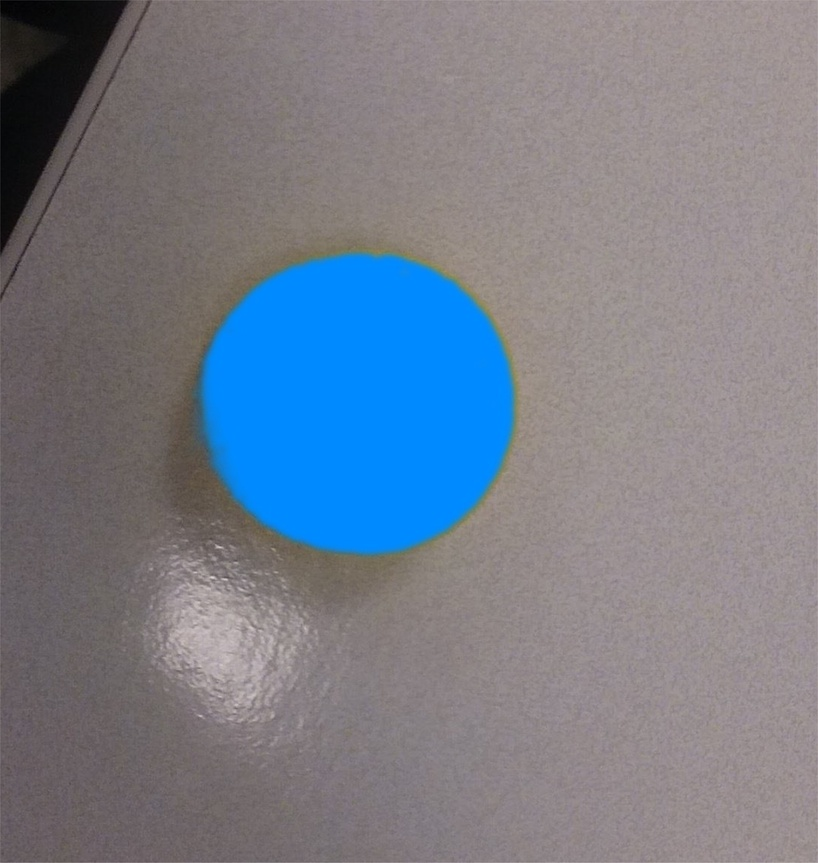
#> input picture main/tests/images/circle.jpg, 818 x 863 px, shrunk from 5470 x 5775 before the run
$ python -i objects_detection.py   (imports and definitions only)
#> lines starting #> are read from the running program, lines starting #| are printed output that depends on the picture; after the words box and inside, x2 and y2 are one past the last pixel; in counts of white or black regions, pixels touching at a corner belong together
### main/contour_detection.py
import cv2
import numpy as np
from enums import Color
'''
color - tuple(lower_bound, upper_bound), where lower_bound and upper_bound are tuples representing HSV color space
Hue is value from [0,180], not [0,360]
frame - images tu analyze
'''


def detect_contours(color, frame):
    hsv = cv2.cvtColor(frame, cv2.COLOR_BGR2HSV)

    color_bound = color_bounds(color)
    if color_bound[0] > color_bound[1]:
        mask1 = cv2.inRange(hsv, color_bound[0], maximum_bound())
        mask2 = cv2.inRange(hsv, minimum_bound(), color_bound[1])
        mask = cv2.bitwise_or(mask1, mask2)
    else:
        mask = cv2.inRange(hsv, color_bound[0], color_bound[1])
    mask = cv2.erode(mask, None, iterations=2)
    mask = cv2.dilate(mask, None, iterations=2)

    cnts, _ = cv2.findContours(mask.copy(), cv2.RETR_EXTERNAL, cv2.CHAIN_APPROX_SIMPLE)

    result_contours = []
    for single_contour in cnts:
        e = cv2.arcLength(single_contour, True)
        contour_area = cv2.contourArea(single_contour)
        if contour_area > 500:
            result_contour = cv2.approxPolyDP(single_contour, e * 0.02, closed=True)
            result_contours.append(result_contour)

    return result_contours


def convert_numpy_array_for_shape_detection(numpy_shape):
    result = []
    if numpy_shape is not None:
        number_of_vertexes = numpy_shape.shape[0]
        for i in range(0, number_of_vertexes):
            x = numpy_shape[i][0][0]
            y = numpy_shape[i][0][1]
            result.append([x, y])
        return np.array(result)


def minimum_bound():
    return 0, 86, 6


def maximum_bound():
    return 179, 255, 255


def color_bounds(color_id):
    lower_s = 100
    upper_s = 255
    lower_v = 50
    upper_v = 255

    bounds = {
        Color.RED: ((144, lower_s, lower_v), (7, upper_s, upper_v)),
        Color.YELLOW: ((20, lower_s, lower_v), (35, upper_s, upper_v)),
        Color.GREEN: ((36, lower_s, lower_v), (75, upper_s, upper_v)),
        Color.BLUE: ((76, lower_s, lower_v), (130, upper_s, upper_v)),
        Color.VIOLET: ((131, lower_s, lower_v), (143, upper_s, upper_v)),
    }

    return bounds[color_id]

'''
def color_bounds(color_id):
    lower_s = 86
    upper_s = 255
    lower_v = 6
    upper_v = 255

    bounds = {
        Color.RED: ((172, lower_s, lower_v), (7, upper_s, upper_v)),
        Color.ORANGE: ((11, lower_s, lower_v), (25, upper_s, upper_v)),
        Color.YELLOW: ((28, lower_s, lower_v), (30, upper_s, upper_v)),
        Color.GREEN: ((33, lower_s, lower_v), (82.5, upper_s, upper_v)),
        Color.BLUE: ((85, lower_s, lower_v), (138, upper_s, upper_v)),
        Color.VIOLET: ((142.5, lower_s, lower_v), (171, upper_s, upper_v)),
    }
    return bounds[color_id]
'''

### main/shape_detection.py
from rdp import rdp
import numpy as np
import cv2
from enums import Shape


eps = 20.0


def _align_points(points):
    if points.shape[0] > 0 and points.shape[1] == 2:
        x = points[0][0]
        y = points[0][1]
        for point in points :
            if point[0] < x:
                x = point[0]
            if point[1] < y:
                y = point[1]
        for i in range(len(points)):
            points[i][0] -= x
            points[i][1] -= y
        return points
    else:
        raise ValueError('Array must have [Nx2] shape')


def _rdp_reduction(points):
    scale = points[0][0]
    for point in points:
        if point[0] > scale:
            scale = point[0]
        if point[1] > scale:
            scale = point[1]
    reduced = rdp(points, scale / eps)
    if reduced.shape[0] == 2 and np.array_equal(reduced[0], reduced[1]):
        return np.array([reduced[0]])
    else:
        return reduced


# [24 lines left out: functions _angle_between, _angles, _edges, not called in this run]


def detect_shape(points):
    points = _rdp_reduction(_align_points(points))
    epsilon = points[0][0]
    for point in points:
        if point[0] > epsilon:
            epsilon = point[0]
        if point[1] > epsilon:
            epsilon = point[1]
    epsilon = epsilon / eps
    angular_epsilon = np.pi / (eps / 2.0)
    if len(points) == 1:
        return Shape.POINT
    elif len(points) == 2:
        return Shape.LINE
    elif len(points) == 3:
        angles = _angles(points)
        if abs(angles[0] - angles[1]) < angular_epsilon:
            if abs(angles[0] - angles[2]) < angular_epsilon:
                return Shape.EQUILATERAL_TRIANGLE
            else:
                return Shape.ISOSCELES_TRIANGLE
        else:
            return Shape.TRIANGLE
    elif len(points) == 4:
        angles = _angles(points)
        edges = _edges(points)
        if abs(angles[0] - np.deg2rad(90)) < angular_epsilon and abs(
                        angles[1] - np.deg2rad(90)) < angular_epsilon and abs(
                        angles[2] - np.deg2rad(90)) < angular_epsilon and abs(
                        angles[3] - np.deg2rad(90)) < angular_epsilon:
            if abs(edges[0] - edges[1]) < epsilon and abs(edges[0] - edges[2]) < epsilon and abs(
                            edges[0] - edges[3]) < epsilon:
                return Shape.SQUARE
            else:
                return Shape.RECTANGLE
        elif abs(angles[0] - angles[2]) < angular_epsilon and abs(angles[1] - angles[3]) < angular_epsilon:
            if abs(edges[0] - edges[1]) < epsilon and abs(edges[0] - edges[2]) < epsilon and abs(
                            edges[0] - edges[3]) < epsilon:
                return Shape.RHOMBUS
            else:
                return Shape.PARALLELOGRAM
        elif abs(angles[0] + angles[1] - np.pi) < angular_epsilon or abs(
                angles[1] + angles[2] - np.pi) < angular_epsilon or abs(
                angles[2] + angles[3] - np.pi) < angular_epsilon or abs(
                angles[3] + angles[0] - np.pi) < angular_epsilon:
            return Shape.TRAPEZIUM
        elif (abs(edges[0] - edges[1]) < epsilon and abs(edges[2] - edges[3]) < epsilon) or (abs(
                    edges[1] - edges[2]) < epsilon and abs(edges[3] - edges[0]) < epsilon):
            return Shape.KITE
        else:
            return Shape.QUADRILATERAL
    elif len(points) == 5:
        return Shape.PENTAGON
    elif len(points) == 6:
        return Shape.HEXAGON
    elif len(points) == 7:
        return Shape.HEPTAGON
    elif len(points) >= 8:
        int_points = []
        for point in points:
            int_points.append([int(point[0]), int(point[1])])
        ellipse = cv2.fitEllipse(np.array(int_points))
        fit = 0
        for point in points:
            pos_x = (point[0] - ellipse[0][0]) * np.cos(-ellipse[2]) - (point[1] - ellipse[0][1]) * np.sin(-ellipse[2])
            pos_y = (point[0] - ellipse[0][0]) * np.sin(-ellipse[2]) - (point[1] - ellipse[0][1]) * np.cos(-ellipse[2])
            fit += abs((pos_x/ellipse[1][0])*(pos_x/ellipse[1][0]) + (pos_y/ellipse[1][1])*(pos_y/ellipse[1][1]) - 0.25)
        fit /= len(points)
        if float(fit) < epsilon:
            if abs(ellipse[1][0] - ellipse[1][1]) < epsilon * 2:
                return Shape.CIRCLE
            else:
                return Shape.ELLIPSE
        else:
            return Shape.POLYGON
    else:
        return Shape.INVALID

### main/objects_detection.py
import cv2
import numpy as np
import contour_detection as cd
import shape_detection as sd
from enums import Color
from object import Shape


class ObjectDetector:

    def __init__(self, detected_contours=[]):
        self.detected_contours = detected_contours

    def detect_objects(self, frame, auto_contour_clear=True):
        detected_objects = []

        if frame is not None:
            frame_copy = self._prepare_image_for_detection(frame.copy())
            for main_color in Color:
                contours_list = cd.detect_contours(main_color, frame_copy)
                if contours_list is []:
                    continue

                hull_contours_list = []
                for single_contour in contours_list:
                    hull_contours_list.append(cv2.convexHull(single_contour))

                for single_contour in hull_contours_list:
                    self.detected_contours.append((main_color, single_contour))
                    detected_objects.append(self._calculate_object_from_contour(main_color, single_contour, frame_copy))
            if auto_contour_clear:
                self.clear_contours()

        return detected_objects

    def clear_contours(self):
        self.detected_contours = []

    def _calculate_object_from_contour(self, color, contour, frame):

        main_shape = sd.detect_shape(cd.convert_numpy_array_for_shape_detection(contour))
        mask = np.zeros(frame.shape, np.uint8)
        cv2.fillPoly(mask, [contour], (255, 255, 255))
        mask = cv2.bitwise_and(mask, frame)
        symbols_list = self._find_symbols_in_range(color, mask)

        return Shape(main_shape, -1, -1, color, symbols_list)

    # [16 lines left out: function _find_symbols_in_range, not called in this run]

    def _prepare_image_for_detection(self, im):
        if self._percentage_of_bright_pixels(im) < 0.4:
            im = self._adjust_gamma(im, 2.0)
        im = self._remove_background(im)
        return self._k_means(im, 12)

    def _remove_background(self, im):
        '''remove light gray and white color'''
        im = cv2.cvtColor(im, cv2.COLOR_BGR2HLS)
        mask = cv2.inRange(im, (0, 140, 0), (179, 255, 255))
        mask = cv2.bitwise_not(mask)
        im = cv2.bitwise_and(im, im, mask=mask)
        return cv2.cvtColor(im, cv2.COLOR_HLS2BGR)

    def _adjust_gamma(self, image, gamma=1.0):
        '''change brightness'''
        # build a lookup table mapping the pixel values [0, 255] to
        # their adjusted gamma values
        inv_gamma = 1.0 / gamma
        table = np.array([((i / 255.0) ** inv_gamma) * 255
                          for i in np.arange(0, 256)]).astype("uint8")

        # apply gamma correction using the lookup table
        return cv2.LUT(image, table)

    def _k_means(self, im, k):
        '''color quantization'''
        img = im.reshape((-1, 3))
        img = np.float32(img)

        criteria = (cv2.TERM_CRITERIA_EPS + cv2.TERM_CRITERIA_MAX_ITER, 10, 1.0)
        ret, label, center = cv2.kmeans(img, k, criteria, 10, cv2.KMEANS_RANDOM_CENTERS)

        center = np.uint8(center)
        res = center[label.flatten()]
        res = res.reshape(im.shape)
        return res

    def _percentage_of_bright_pixels(self, im):
        gray = cv2.cvtColor(im, cv2.COLOR_BGR2HLS)
        gray = cv2.inRange(gray, (0, 160, 0), (179, 255, 255))
        number_of_pixels = gray.shape[0] * gray.shape[1]
        bright_pixels = cv2.countNonZero(gray)
        return float(bright_pixels) / float(number_of_pixels)

>>> import cv2
>>> picture = cv2.imread('tests/images/circle.jpg')
#> picture is the input picture: shape (863, 818, 3); mean B, G, R 137.4, 125.4, 119.1
>>> result = ObjectDetector().detect_objects(picture)
#> in _percentage_of_bright_pixels, `gray = cv2.inRange(gray, (0, 160, 0), (179, 255, 255))`:
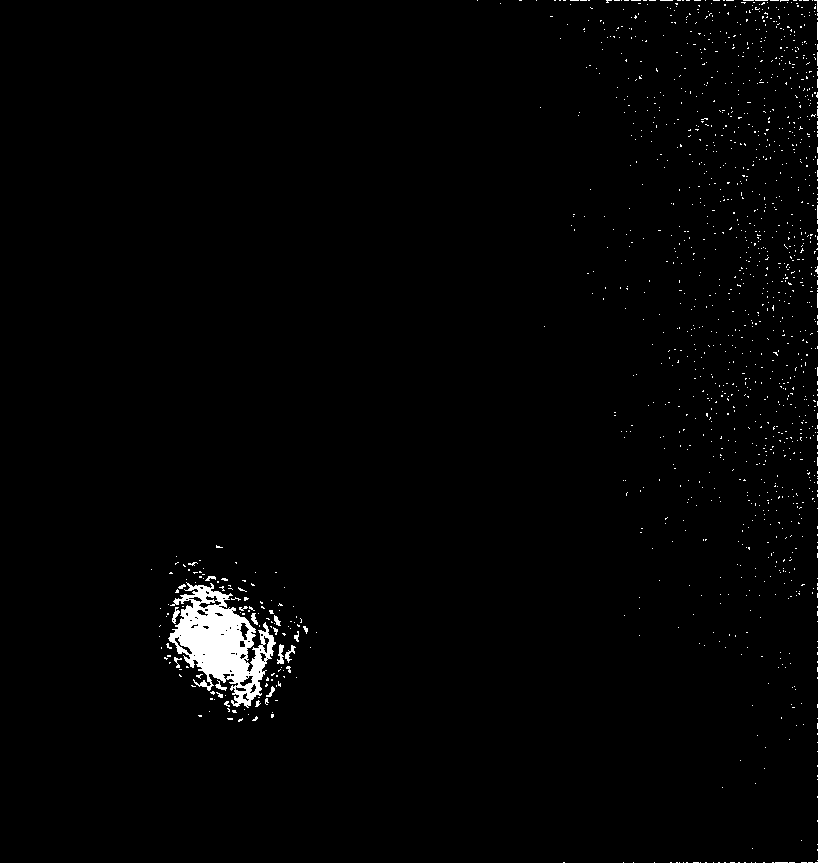
#> gray: shape (863, 818); 1.4% white; 1409 white regions (1390 under 20 px), largest, box (x1, y1, x2, y2) and area: (168, 582, 276, 708) 6187, (277, 644, 284, 664) 85, (285, 645, 296, 663) 70
#> in _percentage_of_bright_pixels, `bright_pixels = cv2.countNonZero(gray)`: bright_pixels = 10009
#> in _adjust_gamma, `inv_gamma = 1.0 / gamma`: inv_gamma = 0.5
#> in _adjust_gamma, `table = np.array([((i / 255.0) ** inv_gamma) * 255 for i in np.arange(..`: table = 256 values from 0 to 255
#> in _adjust_gamma, `return cv2.LUT(image, table)`:
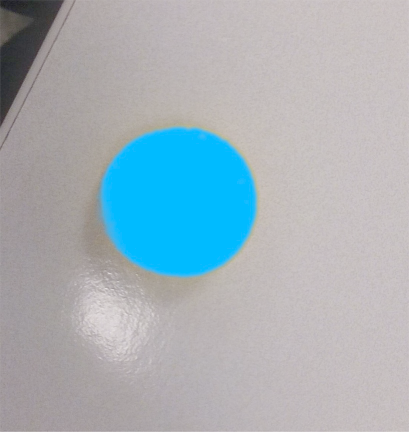
#> returned value: shape (863, 818, 3) (shown at 1/2 size); mean of channels 0, 1, 2 183.7, 176.8, 163.4; drawn as B, G, R
#> in _remove_background, `mask = cv2.inRange(im, (0, 140, 0), (179, 255, 255))`:
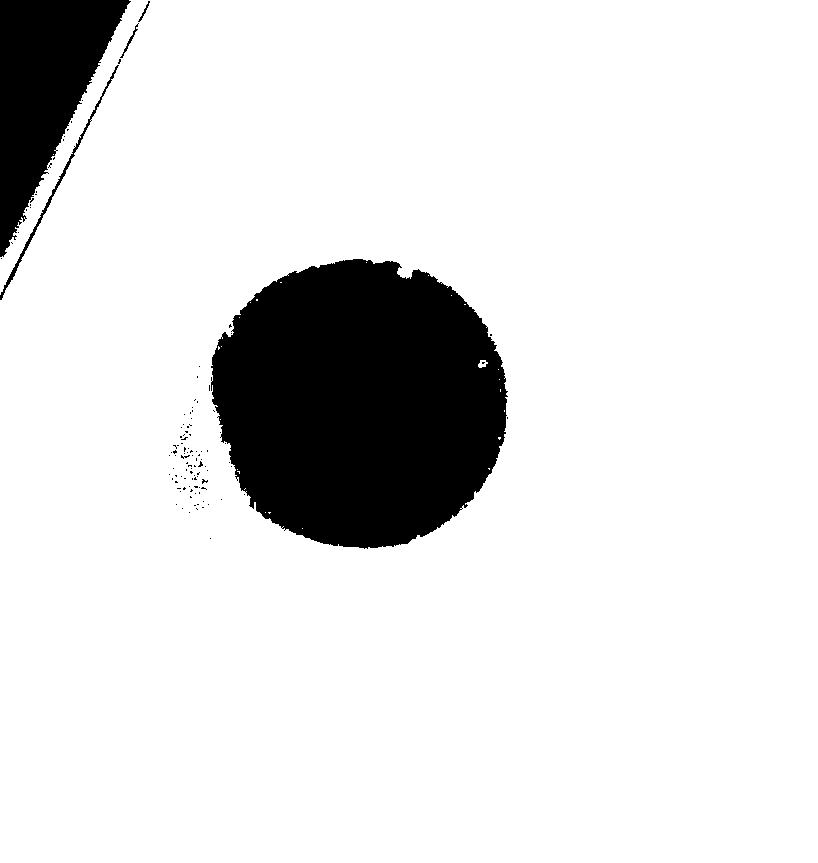
#> mask: shape (863, 818); 87.9% white; 115 black regions (110 under 20 px), largest, box (x1, y1, x2, y2) and area: (211, 259, 508, 549) 67040, (0, 0, 131, 257) 17144, (0, 65, 119, 300) 746, (120, 23, 139, 58) 81, (138, 1, 150, 22) 47
#> in _remove_background, `return cv2.cvtColor(im, cv2.COLOR_HLS2BGR)`:
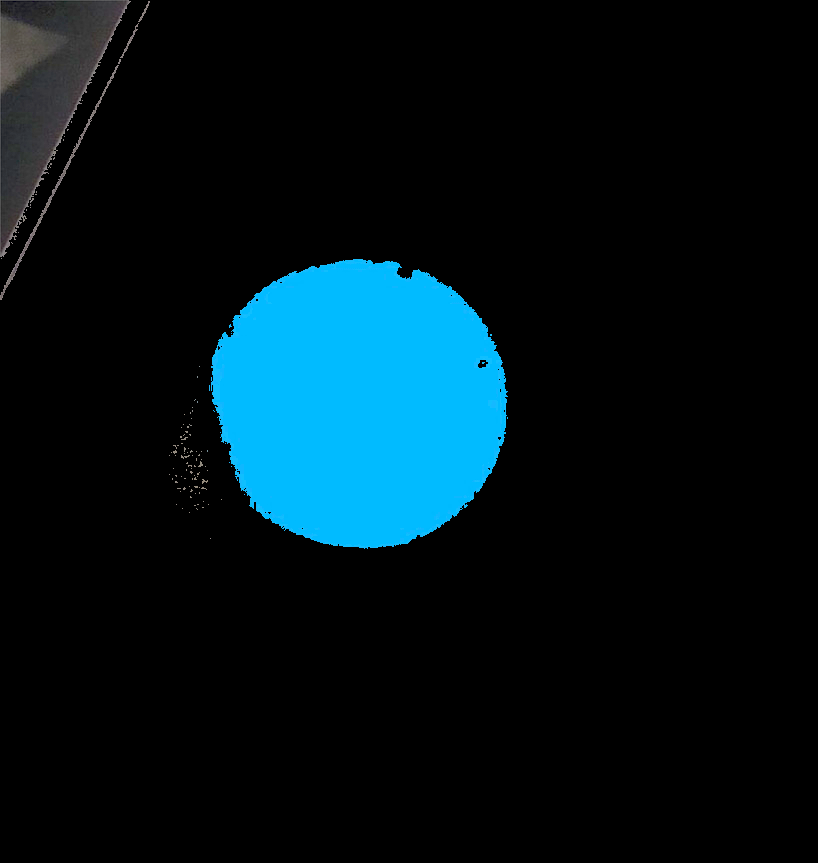
#> returned value: shape (863, 818, 3); mean B, G, R 26, 19.5, 2
#> in _k_means, `ret, label, center = cv2.kmeans(img, k, criteria, 10, cv2.KMEANS_RANDO..`: ret = 912342.8; center = [[116.9, 116.2, 124.6], [82.26, 87.2, 92.06], [0.000106, 0, 0], [253.5, 187, 18.63], [130.8, 133, 140.9], [97.01, 98.8, 106], [255, 187, 0.981], [73.82, 76.09, 79.3], [55.58, 53.68, 52.47], [62.66, 60.6, 62.91], [48.31, 45.85, 44.17], [38.25, 33.92, 32.92]]
#> in _k_means, `center = np.uint8(center)`: center = [[116, 116, 124], [82, 87, 92], [0, 0, 0], [253, 186, 18], [130, 132, 140], [97, 98, 105], [254, 186, 0], [73, 76, 79], [55, 53, 52], [62, 60, 62], [48, 45, 44], [38, 33, 32]]
#> after the loop in detect_objects, `for main_color in Color:`: detected_objects = []; self.detected_contours = 1 item
#> (the run stopped early here; a loop or call above may not have finished)

$ run again, on main/tests/images/ellipse.jpg
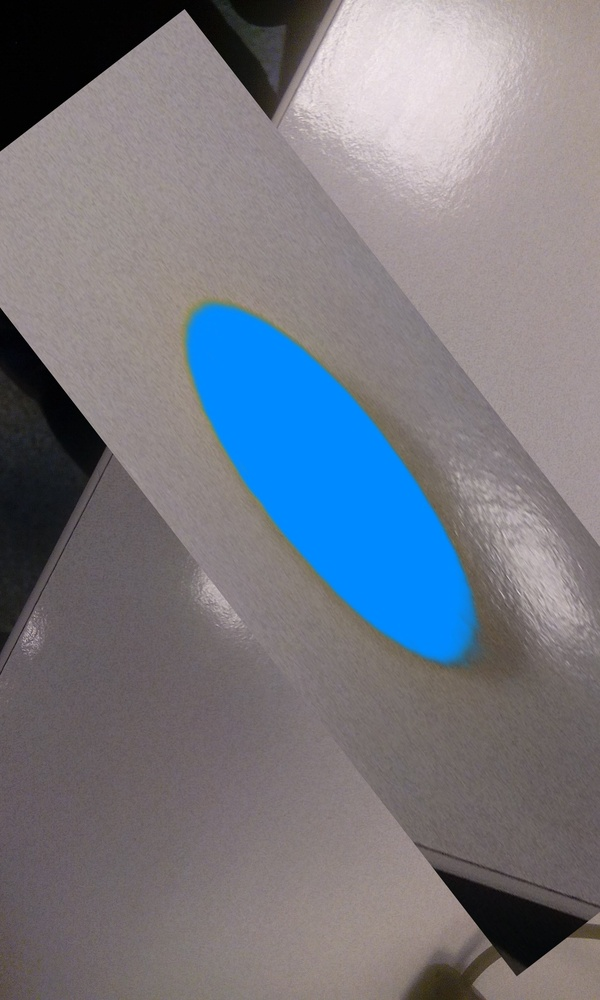
#> input picture main/tests/images/ellipse.jpg, 600 x 1000 px, shrunk from 1728 x 2880 before the run
#> picture is the input picture: shape (1000, 600, 3); mean B, G, R 129.5, 120.6, 117.9
#> in _percentage_of_bright_pixels, `gray = cv2.inRange(gray, (0, 160, 0), (179, 255, 255))`:
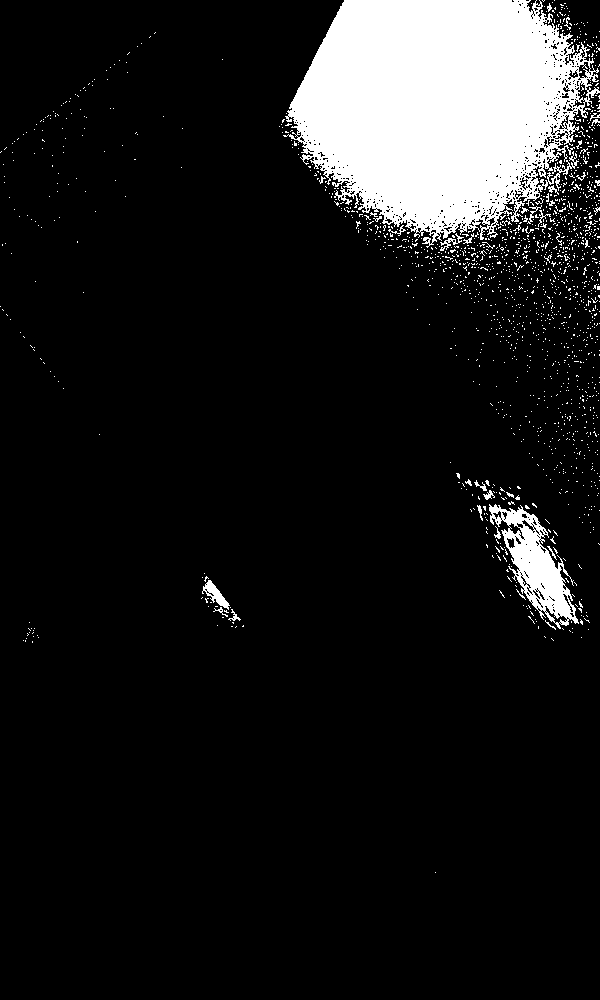
#> gray: shape (1000, 600); 10.4% white; 1598 white regions (1562 under 20 px), largest, box (x1, y1, x2, y2) and area: (283, 0, 600, 248) 52979, (489, 504, 579, 629) 4068, (202, 580, 230, 610) 303
#> bright_pixels = 62167
#> inv_gamma = 0.5
#> table = 256 values from 0 to 255
#> in _remove_background, `return cv2.cvtColor(im, cv2.COLOR_HLS2BGR)`:
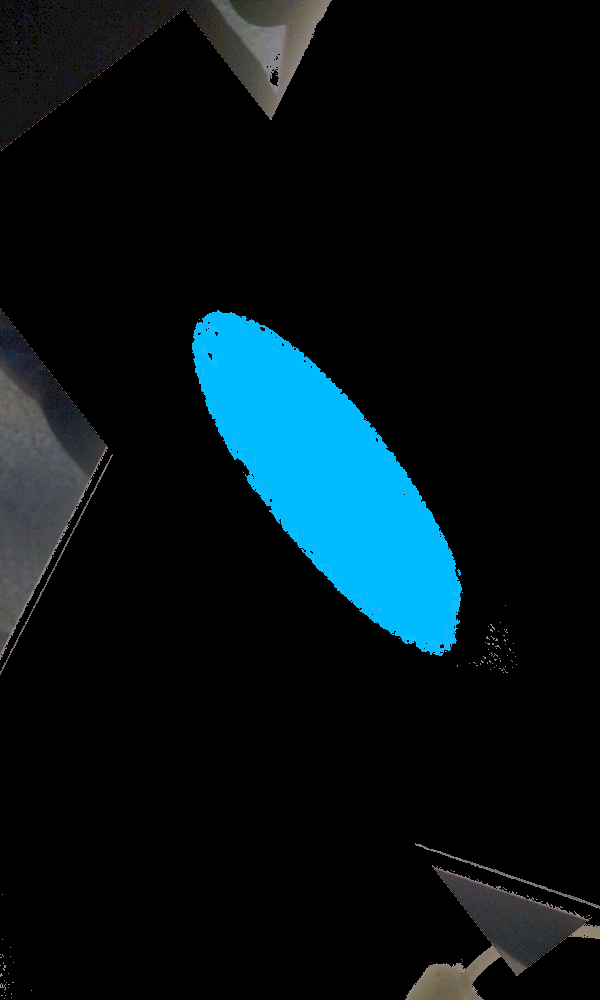
#> returned value: shape (1000, 600, 3); mean B, G, R 24, 19.1, 5.9
#> in _k_means, `ret, label, center = cv2.kmeans(img, k, criteria, 10, cv2.KMEANS_RANDO..`: ret = 6254396.4; center = [[92.46, 101.1, 105.3], [254.8, 187, 2.42], [0, 0.000512, 0], [127.9, 130.1, 136.4], [49.73, 46.17, 44.2], [16.2, 14.52, 14.63], [106.6, 116.9, 123.6], [2.23, 8.16, 24.18], [89.69, 87.92, 87.11], [80.21, 76.3, 73.7], [59.93, 60.38, 61.1], [26.05, 24.34, 24.61]]
#> in _k_means, `center = np.uint8(center)`: center = [[92, 101, 105], [254, 186, 2], [0, 0, 0], [127, 130, 136], [49, 46, 44], [16, 14, 14], [106, 116, 123], [2, 8, 24], [89, 87, 87], [80, 76, 73], [59, 60, 61], [26, 24, 24]]
#> after the loop in detect_objects, `for main_color in Color:`: detected_objects = []; self.detected_contours = 1 item
